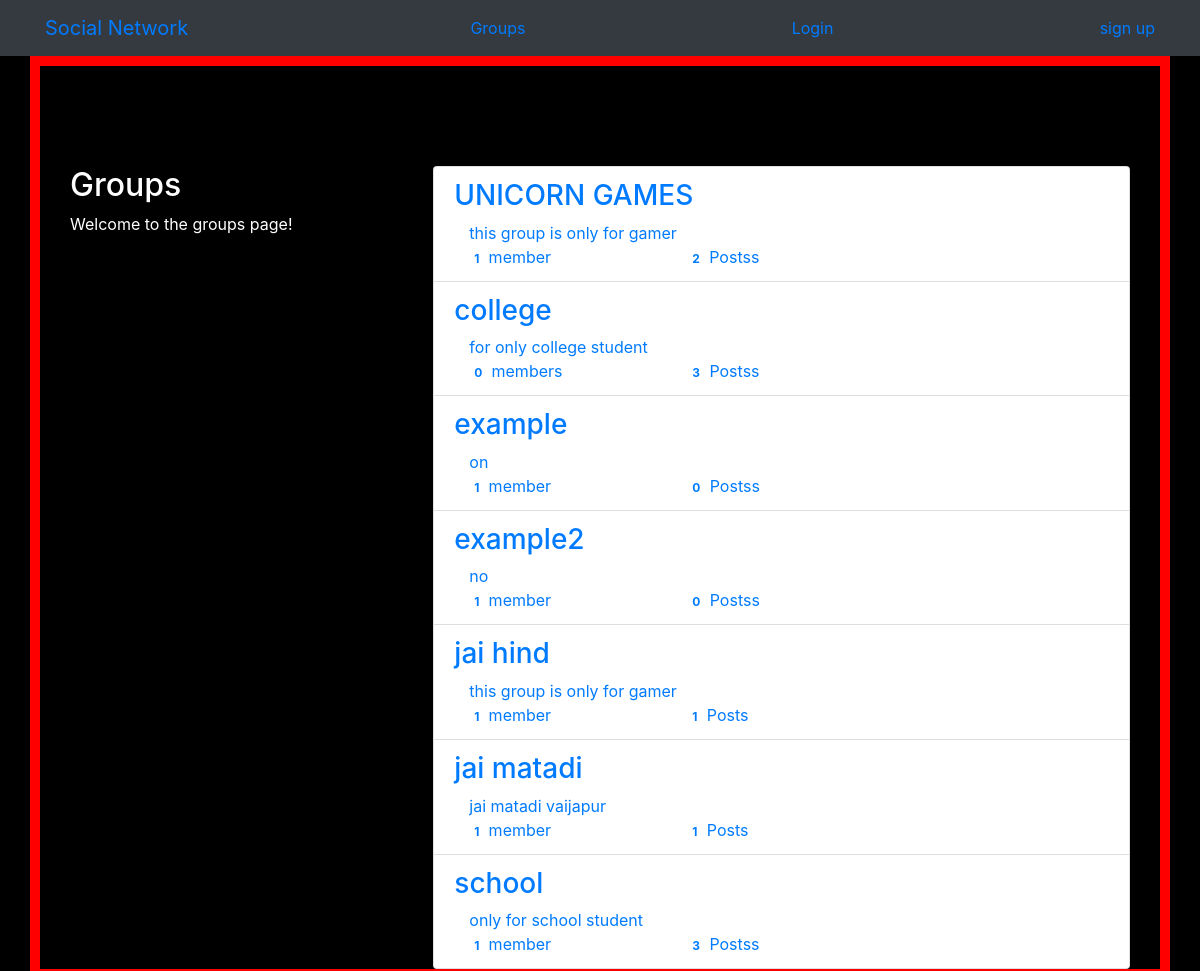
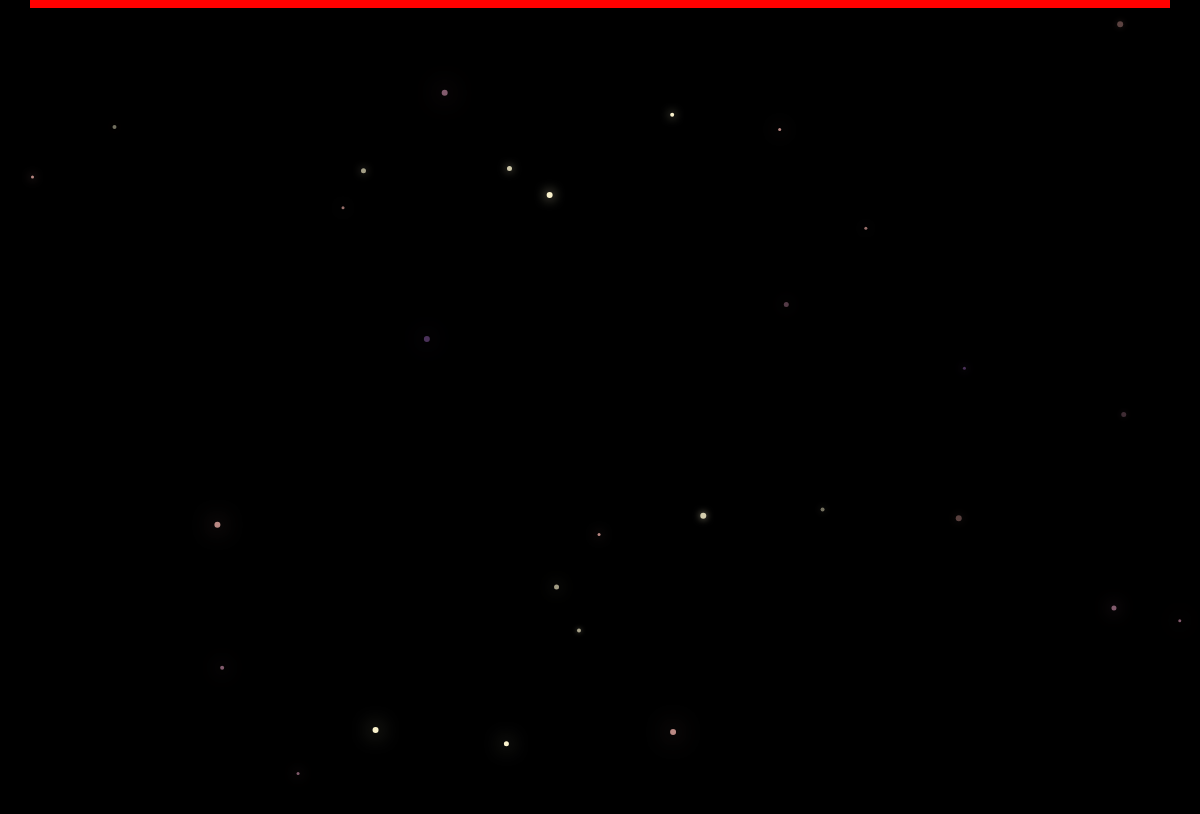
Page /group/ on the committed database (2 pictures, top to bottom).
### group/models.py (models this page shows, shortened)
class Group(models.Model):
    name= models.CharField(max_length=255,unique=True)
    slug= models.SlugField(allow_unicode=True,unique=True)
    description= models.TextField(blank=True,default='')
    description_html= models.TextField(editable=False,default='',blank=True)
    members= models.ManyToManyField(User,through='GroupMember')
    class Meta:
        ordering= ['name']

### group/views.py (the view)
# urls.py: path('',views.ListGroups.as_view(),name='all'),
class ListGroups(generic.ListView):
    model = Group

### group/templates/group/group_list.html (shortened to what this page needs)
{% extends 'group/group_base.html' %}
{% block pregroup %}
<div class="col-md-4">
    <div class="content">
        <h2>Groups</h2>
        <p>Welcome to the groups page!</p>
    </div>
</div>
{% endblock %}
{% block group_content %}
<div class="col-md-8">
    <div class="list-group">
        {% for group in object_list %}
            <a class="list-group-item" href="{% url 'group:single' slug=group.slug %}">
                <h3 class="title list-group-item-heading">{{group.name}}</h3>
                <div class="list-group-item-text container-fluid">
                    {{group.description_html|safe}}
                    <div class="row">
                        <div class="col-md-4">
                            <span class="badge">{{group.members.count}}</span>
                            member{{group.members.count|pluralize}}
                        </div>
                        <div class="col-md-4">
                            <span class="badge">{{group.posts.count}}</span>
                            Posts{{group.posts.count|pluralize}}
                        </div>
                    </div>
                </div>
            </a>
        {% endfor %}
    </div>
</div>
{% endblock %}

### group/templates/group/group_base.html (shortened to what this page needs)
{% extends "base.html" %}
{% block content %}
<div class="container">
    <div class="row">
        {% block pregroup %}{% endblock %}
        {% block group_content %}{% endblock %}
    </div>
</div>
{%endblock%}

### templates/base.html (shortened to what this page needs)
<!DOCTYPE html>
{% load static %}
<html lang="en">
<head>
    <link rel="stylesheet" href="https://cdn.jsdelivr.net/npm/bootstrap@4.5.3/dist/css/bootstrap.min.css">
    <link rel="stylesheet" type="text/css" href="{% static 'css/master.css' %}">
    <link rel="stylesheet" href="{% static 'simplesocial/css/master.css'%}">
</head>
<body>
<nav class="navbar navbar-expand-lg bg-dark mynav" role="navigation" id="navbar">
    <div class="container">
        <div class="navbar-nav align-items-center">
        <a class="navbar-brand mynav" href="{% url 'home' %}">Social Network</a>
        </div>
        {% if user.is_authenticated %}
            <a href="{% url 'posts:create' %}">Post</a>
            <a href="{% url 'group:all' %}">Groups</a>
            <a href="{% url 'group:create' %}">Create Groups</a>
            <a href="{% url 'accounts:logout' %}">Log out</a>
        {% else %}
            <a href="groups:all">Groups</a>
            <a href="{% url 'accounts:login' %}">Login</a>
            <a href="{% url 'accounts:signup' %}">sign up</a>
        {% endif %}
    </div>
</nav>
<div class="container mycontent">
{% block content %}
{% endblock %}
</div>
 <canvas id="canvas"></canvas>
</body>
</html>

### static/css/master.css (style rules this page uses)
.mycontent { padding-top: 100px; border: 10px solid red; }
html, body { height: 100%; width: 100%; overflow: hidden; background: #191063; margin: 0; }

### static/simplesocial/css/master.css (style rules this page uses)
body { margin: 0; overflow: hidden; background-color: black; color:white; }

### rows in the picture
Group: name "UNICORN GAMES", description_html "this group is only for gamer", members.count "1", posts.count "2"
Group: name "college", description_html "for only college student", members.count "0", posts.count "3"
Group: name "example", description_html "on", members.count "1", posts.count "0"
Group: name "example2", description_html "no", members.count "1", posts.count "0"
Group: name "jai hind", description_html "this group is only for gamer", members.count "1", posts.count "1"
Group: name "jai matadi", description_html "jai matadi vaijapur", members.count "1", posts.count "1"
Group: name "school", description_html "only for school student", members.count "1", posts.count "3"
